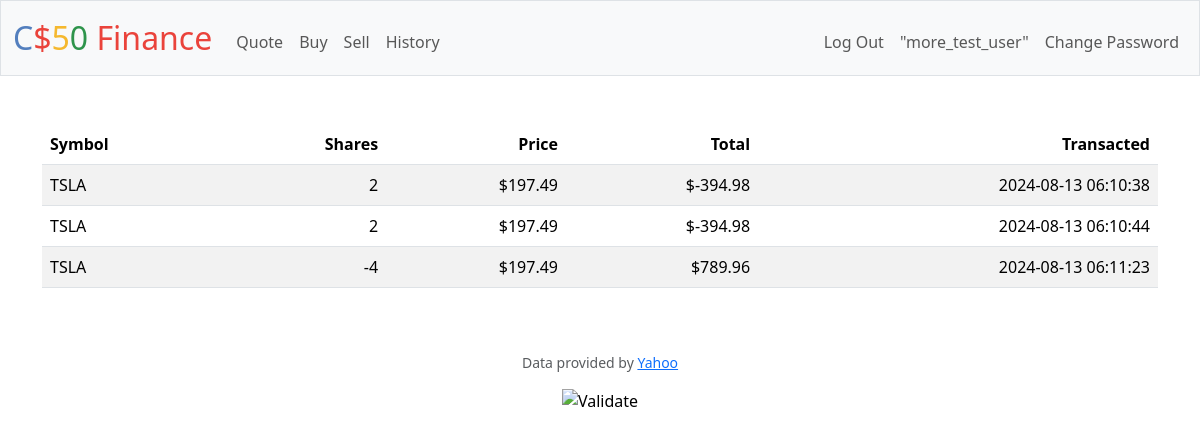
The app's page /history (signed in), older data.
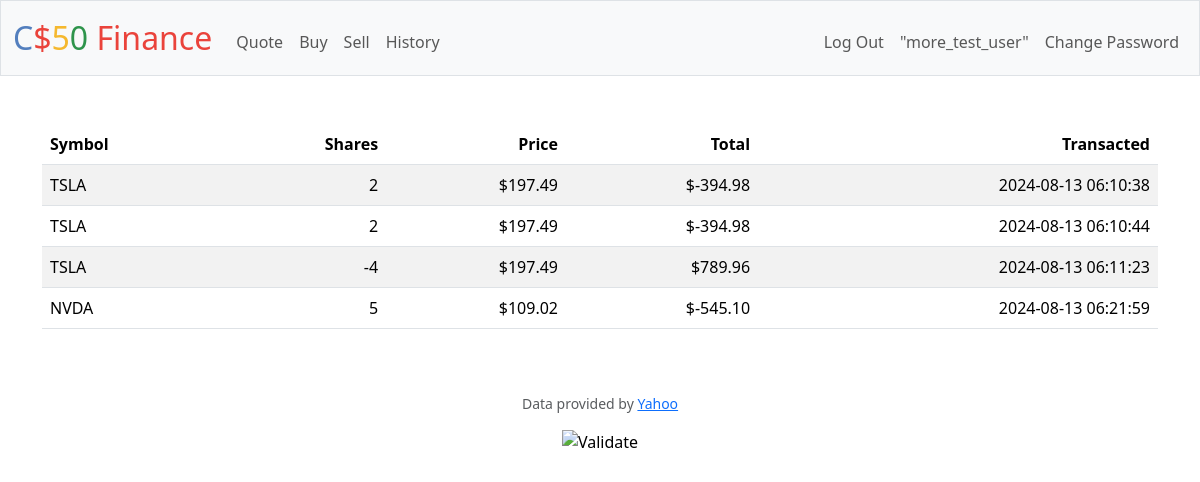
The same page, newer data.
### tables this page shows
CREATE TABLE history (id INTEGER PRIMARY KEY AUTOINCREMENT NOT NULL, user_id INTEGER NOT NULL, symbol TEXT NOT NULL,  shares INTEGER NOT NULL, share_price INTEGER NOT NULL, total INTEGER NOT NULL, timestamp TEXT NOT NULL DEFAULT(CURRENT_TIMESTAMP), CONSTRAINT history_fk FOREIGN KEY (user_id) REFERENCES users(id));

### app.py (the view)
@app.route("/history")
@login_required
def history():
    history = db.execute("SELECT * FROM history WHERE user_id = ?", session["user_id"])
    return render_template("history.html", history=history)

### app.py (called while the page is built)
@app.after_request
def after_request(response):
    response.headers["Cache-Control"] = "no-cache, no-store, must-revalidate"
    response.headers["Expires"] = 0
    response.headers["Pragma"] = "no-cache"
    return response

### helpers.py (called while the page is built)
def login_required(f):
    @wraps(f)
    def decorated_function(*args, **kwargs):
        if session.get("user_id") is None:
            return redirect("/login")
        return f(*args, **kwargs)
    return decorated_function

def usd(value):
    return f"${value:,.2f}"

### templates/history.html (shortened to what this page needs)
{% extends "layout.html" %}
{% block main %}
    <table class="table table-striped">
        <thead>
            <tr>
                <th class="text-start">
                    Symbol
                </th>
                <th class="text-end">
                    Shares
                </th>
                <th class="text-end">
                    Price
                </th>
                <th class="text-end">
                    Total
                </th>
                <th class="text-end">
                    Transacted
                </th>
            </tr>
        </thead>
        <tbody>
            {% if history %}
            {% for row in history %}
            <tr>
                <td class="text-start">
                    {{row["symbol"]}}
                </td>
                <td class="text-end">
                    {{row["shares"]}}
                </td>
                <td class="text-end">
                    {{row["share_price"] | usd}}
                </td>
                <td class="text-end">
                    {{(row["total"] / 100) | usd}}
                </td>
                <td class="text-end">
                    {{row["timestamp"]}}
                </td>
            </tr>
            {% endfor %}
            {% endif %}
        </tbody>
    </table>
{% endblock %}

### templates/layout.html (shortened to what this page needs)
<!DOCTYPE html>
<html lang="en">
    <head>
        <link href="https://cdn.jsdelivr.net/npm/bootstrap@5.3.3/dist/css/bootstrap.min.css" rel="stylesheet">
        <link href="/static/styles.css" rel="stylesheet">
    </head>
    <body>
        <nav class="bg-light border navbar navbar-expand-md navbar-light">
            <div class="container-fluid">
                <a class="navbar-brand" href="/"><span class="blue">C</span><span class="red">$</span><span class="yellow">5</span><span class="green">0</span> <span class="red">Finance</span></a>
                <div class="collapse navbar-collapse" id="navbar">
                    {% if session["user_id"] %}
                        <ul class="navbar-nav me-auto mt-2">
                            <li class="nav-item"><a class="nav-link" href="/quote">Quote</a></li>
                            <li class="nav-item"><a class="nav-link" href="/buy">Buy</a></li>
                            <li class="nav-item"><a class="nav-link" href="/sell">Sell</a></li>
                            <li class="nav-item"><a class="nav-link" href="/history">History</a></li>
                        </ul>
                        <ul class="navbar-nav ms-auto mt-2">
                            <li class="nav-item"><a class="nav-link" href="/logout">Log Out</a></li>
                            <li class="nav_item nav-link">"{{ session["user"] }}"</li>
                            <li class="nav_item"><a class="nav-link" href="/changePassword">Change Password</a></li>
                        </ul>
                    {% else %}
                        <ul class="navbar-nav ms-auto mt-2">
                            <li class="nav-item"><a class="nav-link" href="/register">Register</a></li>
                            <li class="nav-item"><a class="nav-link" href="/login">Log In</a></li>
                        </ul>
                    {% endif %}
                </div>
            </div>
        </nav>
        <main class="container py-5 text-center">
            {% block main %}{% endblock %}
        </main>
        <footer class="mb-5">
            <p class="mb-3 small text-center text-muted">
                Data provided by <a href="https://finance.yahoo.com/">Yahoo</a>
            </p>
            <form action="https://validator.w3.org/check" class="text-center" enctype="multipart/form-data" method="post" target="_blank">
                <input alt="Validate" src="/static/I_heart_validator.png" type="image">
            </form>
        </footer>
    </body>
</html>

### static/styles.css (style rules this page uses)
nav .navbar-brand { font-size: xx-large; }
nav .navbar-brand .blue { color: #537fbe; }
nav .navbar-brand .red { color: #ea433b; }
nav .navbar-brand .yellow { color: #f5b82e; }
nav .navbar-brand .green { color: #2e944b; }

Row changes from the older to the newer data that the page shows:
added history: symbol "NVDA", shares "5", share_price "$109.02", (row['total']/100)|usd "$-545.10", timestamp "2024-08-13 06:21:59"
